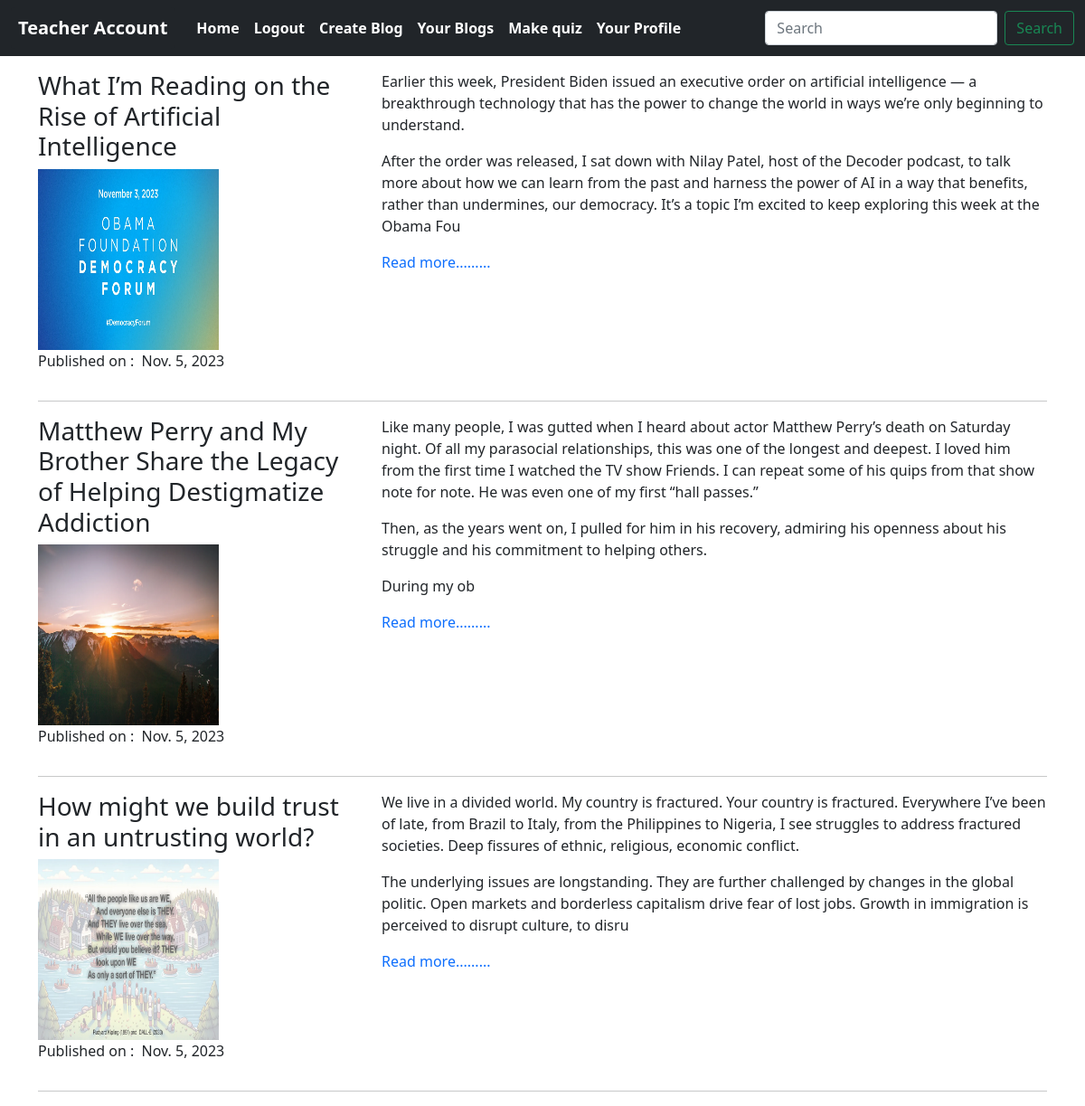
The app's page /blog_list/ (signed in) with its own data.
### blog/models.py (models this page shows, shortened)
class User(AbstractUser):
    user_type = models.ForeignKey(account, on_delete=models.CASCADE,blank=True,null=True,related_name='user_status')

class account(models.Model):
    type = models.CharField(max_length=100,blank=True,null=True)

### main_blog/models.py (models this page shows)
class Creating_blog(models.Model):
    id = models.AutoField(primary_key=True)
    blogger = models.ForeignKey(User, on_delete=models.CASCADE, related_name='blogger',blank=True,null=True)
    blog_title = models.CharField(max_length=300,verbose_name='Blog Title')
    blog_content = models.TextField(verbose_name = 'Write Your Blog ')
    blog_image = models.ImageField(upload_to='image_blog')
    slug = models.SlugField(max_length = 400, unique=True)
    published_data = models.DateField(auto_now_add= True)
    update_date = models.DateField(auto_now=True)

### main_blog/views.py (the view)
# urls.py: path('blog_list/',views.blog_list, name='blog_list'),
def blog_list(request):
    blog_items = Creating_blog.objects.filter( blogger=request.user)
    context = {
        'blog_items':blog_items
    }
    return render(request,'create_blog/display_blogs.html',context)

### main_blog/templatetags/my_filters.py (called while the page is built)
def word_limiter(value):
    return value[0:500]

### templates/create_blog/display_blogs.html
{% extends 'base.html' %}
{% load my_filters %}
{% block content %}
{% for i in blog_items %}
<div class="container mt-3">
    <div class="row">
        <div class="col-4">
            <h3>{{i.blog_title}}</h3>
            <img src="/media/{{i.blog_image}}" height="200px" width="200px">
            <p>Published on :&nbsp; {{i.published_data}}</p>
        </div>
        <div class='col-8'>
            {{i.blog_content |custom_filter | linebreaks}}
            <a href="{% url 'read_blog' i.id %}" style="text-decoration: none;">Read more.........</a>
        </div>
    </div>
    <hr>
</div>
{% endfor %}
{% endblock %}

### templates/base.html (shortened to what this page needs)
<!doctype html>
<html lang="en">
  <head>
    <link href="https://cdn.jsdelivr.net/npm/bootstrap@5.0.2/dist/css/bootstrap.min.css" rel="stylesheet">
    <link rel="stylesheet" href="https://cdn.jsdelivr.net/npm/bootstrap-icons@1.11.1/font/bootstrap-icons.css">
  </head>
  <body>
    <nav class="navbar navbar-expand-lg navbar-light bg-dark " style="font-weight: 700; ">
        <div class="container-fluid ">
          {% if request.user.is_authenticated %}
          <a class="navbar-brand bg-dark text-white p-2 text-white" style="border-radius:4px;" href="#">{{user.user_type.type}} Account</a>
          {% endif %}
          <div class="collapse navbar-collapse" id="navbarSupportedContent">
            <ul class="navbar-nav me-auto mb-2 mb-lg-0">
              <li class="nav-item">
                <a class="nav-link active text-white " aria-current="page" href="{% url 'home' %}">Home</a>
              </li>
              {% if request.user.is_authenticated  %}
              <li class="nav-item">
                <a class="nav-link text-white" href="{% url 'user_logout' %}">Logout</a>
              </li>
              {% else %}
              <li class="nav-item">
                <a class="nav-link text-white" href="{% url 'user_login' %}">Login</a>
              </li>
              {% endif %}
              {% if request.user.user_type.type == 'Teacher'%}
              <li class="nav-item">
                <a class="nav-link text-white" href="{% url 'CreateBlog' %}">Create Blog</a>
              </li>
              <li class="nav-item">
                <a class="nav-link text-white" href="{% url 'blog_list' %}">Your Blogs</a>
              </li>
              <li class="nav-item">
                <a class="nav-link text-white" href="{% url 'create_quiz' %}">Make quiz</a>
              </li>
              {% endif %}
              {% if request.user.is_authenticated %}
              <li class="nav-item">
                <a class="nav-link text-white" href="{% url 'user_profile' %}">Your Profile</a>
              </li>
              {% endif %}
            </ul>
            <form class="d-flex" method="GET" action="{% url 'search' %}">
              <input class="form-control me-2" type="text" name="searched_text" placeholder="Search" aria-label="Search">
              <button class="btn btn-outline-success" type="submit">Search</button>
            </form>
          </div>
        </div>
      </nav>
      {% block content %}
      {% endblock %}
  {% load sweetify %}
  </body>
</html>

### records on screen
User: user_type.type "Teacher"
Creating_blog: blog_title "What I’m Reading on the Rise of Artificial Intelligence", blog_image (picture), published_data "Nov. 5, 2023", blog_content|custom_filter "Earlier this week, President Biden issued an executive order on artificial intelligence — a breakthrough technology that has the power to change the world in ways we’re only beginning to understand. After the order was released, I sat down with Nilay Patel, host of the Decoder podcast, to talk more about how we can learn from the past and harness the power of AI in a way that benefits, rather than undermines, our democracy. It’s a topic I’m excited to keep exploring this week at the Obama Fou"
Creating_blog: blog_title "Matthew Perry and My Brother Share the Legacy of Helping Destigmatize Addiction", blog_image (picture), published_data "Nov. 5, 2023", blog_content|custom_filter "Like many people, I was gutted when I heard about actor Matthew Perry’s death on Saturday night. Of all my parasocial relationships, this was one of the longest and deepest. I loved him from the first time I watched the TV show Friends. I can repeat some of his quips from that show note for note. He was even one of my first “hall passes.” Then, as the years went on, I pulled for him in his recovery, admiring his openness about his struggle and his commitment to helping others. During my ob"
Creating_blog: blog_title "How might we build trust in an untrusting world?", blog_image (picture), published_data "Nov. 5, 2023", blog_content|custom_filter "We live in a divided world. My country is fractured. Your country is fractured. Everywhere I’ve been of late, from Brazil to Italy, from the Philippines to Nigeria, I see struggles to address fractured societies. Deep fissures of ethnic, religious, economic conflict. The underlying issues are longstanding. They are further challenged by changes in the global politic. Open markets and borderless capitalism drive fear of lost jobs. Growth in immigration is perceived to disrupt culture, to disru"
